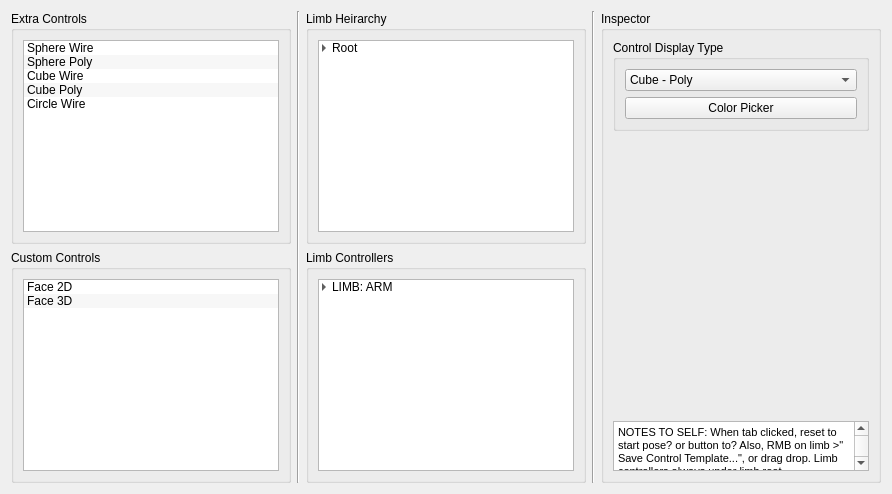
        <widget class="QWidget" name="tab_2">
         <attribute name="title">
          <string>Controller Appearance</string>
         </attribute>
         <layout class="QHBoxLayout" name="horizontalLayout_8">
          <item>
           <layout class="QHBoxLayout" name="horizontalLayout_10">
            <item>
             <layout class="QVBoxLayout" name="verticalLayout_8">
              <item>
               <widget class="QGroupBox" name="groupBox_7">
                <property name="title">
                 <string>Extra Controls</string>
                </property>
                <layout class="QHBoxLayout" name="horizontalLayout_11">
                 <item>
                  <widget class="QListWidget" name="listWidget_3">
                   <property name="alternatingRowColors">
                    <bool>true</bool>
                   </property>
                   <item>
                    <property name="text">
                     <string>Sphere Wire</string>
                    </property>
                   </item>
                   <item>
                    <property name="text">
                     <string>Sphere Poly</string>
                    </property>
                   </item>
                   <item>
                    <property name="text">
                     <string>Cube Wire</string>
                    </property>
                   </item>
                   <item>
                    <property name="text">
                     <string>Cube Poly</string>
                    </property>
                   </item>
                   <item>
                    <property name="text">
                     <string>Circle Wire</string>
                    </property>
                   </item>
                  </widget>
                 </item>
                </layout>
               </widget>
              </item>
              <item>
               <widget class="QGroupBox" name="groupBox_8">
                <property name="title">
                 <string>Custom Controls</string>
                </property>
                <layout class="QHBoxLayout" name="horizontalLayout_15">
                 <item>
                  <layout class="QVBoxLayout" name="verticalLayout_9">
                   <item>
                    <widget class="QListWidget" name="listWidget_4">
                     <property name="alternatingRowColors">
                      <bool>true</bool>
                     </property>
                     <item>
                      <property name="text">
                       <string>Face 2D</string>
                      </property>
                     </item>
                     <item>
                      <property name="text">
                       <string>Face 3D</string>
                      </property>
                     </item>
                    </widget>
                   </item>
                  </layout>
                 </item>
                </layout>
               </widget>
              </item>
             </layout>
            </item>
            <item>
             <widget class="Line" name="line_3">
              <property name="orientation">
               <enum>Qt::Vertical</enum>
              </property>
             </widget>
            </item>
            <item>
             <layout class="QVBoxLayout" name="verticalLayout_52">
              <item>
               <widget class="QGroupBox" name="groupBox_30">
                <property name="title">
                 <string>Limb Heirarchy</string>
                </property>
                <layout class="QHBoxLayout" name="horizontalLayout_37">
                 <item>
                  <layout class="QVBoxLayout" name="verticalLayout_53">
                   <item>
                    <widget class="QTreeWidget" name="treeWidget_10">
                     <property name="autoScrollMargin">
                      <number>16</number>
                     </property>
                     <property name="alternatingRowColors">
                      <bool>true</bool>
                     </property>
                     <property name="selectionMode">
                      <enum>QAbstractItemView::MultiSelection</enum>
                     </property>
                     <property name="autoExpandDelay">
                      <number>-1</number>
                     </property>
                     <property name="indentation">
                      <number>10</number>
                     </property>
                     <property name="headerHidden">
                      <bool>true</bool>
                     </property>
                     <column>
                      <property name="text">
                       <string notr="true">1</string>
                      </property>
                     </column>
                     <item>
                      <property name="text">
                       <string>Root</string>
                      </property>
                      <item>
                       <property name="text">
                        <string>Spine</string>
                       </property>
                       <item>
                        <property name="text">
                         <string>Arm (M)</string>
                        </property>
                        <item>
                         <property name="text">
                          <string>Hand</string>
                         </property>
                        </item>
                       </item>
                       <item>
                        <property name="text">
                         <string>Head</string>
                        </property>
                       </item>
                       <item>
                        <property name="text">
                         <string>Leg (M)</string>
                        </property>
                       </item>
                       <item>
                        <property name="text">
                         <string>Tail</string>
                        </property>
                       </item>
                      </item>
                     </item>
                    </widget>
                   </item>
                  </layout>
                 </item>
                </layout>
               </widget>
              </item>
              <item>
               <widget class="QGroupBox" name="groupBox_31">
                <property name="title">
                 <string>Limb Controllers</string>
                </property>
                <layout class="QVBoxLayout" name="verticalLayout_54">
                 <item>
                  <layout class="QVBoxLayout" name="verticalLayout_55">
                   <item>
                    <widget class="QTreeWidget" name="treeWidget_11">
                     <property name="dragDropMode">
                      <enum>QAbstractItemView::InternalMove</enum>
                     </property>
                     <property name="alternatingRowColors">
                      <bool>true</bool>
                     </property>
                     <property name="indentation">
                      <number>10</number>
                     </property>
                     <property name="headerHidden">
                      <bool>true</bool>
                     </property>
                     <column>
                      <property name="text">
                       <string>1</string>
                      </property>
                     </column>
                     <item>
                      <property name="text">
                       <string>LIMB: ARM</string>
                      </property>
                      <item>
                       <property name="text">
                        <string>CLV [R]</string>
                       </property>
                       <item>
                        <property name="text">
                         <string>SLD [R]</string>
                        </property>
                        <item>
                         <property name="text">
                          <string>ELB [R]</string>
                         </property>
                         <item>
                          <property name="text">
                           <string>WRS [R]</string>
                          </property>
                         </item>
                        </item>
                       </item>
                      </item>
                      <item>
                       <property name="text">
                        <string>CLV [L]</string>
                       </property>
                       <item>
                        <property name="text">
                         <string>SLD [L]</string>
                        </property>
                        <item>
                         <property name="text">
                          <string>ELB [L]</string>
                         </property>
                         <item>
                          <property name="text">
                           <string>WRS [L]</string>
                          </property>
                         </item>
                        </item>
                       </item>
                      </item>
                     </item>
                    </widget>
                   </item>
                  </layout>
                 </item>
                </layout>
               </widget>
              </item>
             </layout>
            </item>
            <item>
             <widget class="Line" name="line_4">
              <property name="orientation">
               <enum>Qt::Vertical</enum>
              </property>
             </widget>
            </item>
            <item>
             <layout class="QVBoxLayout" name="verticalLayout_12">
              <item>
               <widget class="QGroupBox" name="groupBox_11">
                <property name="title">
                 <string>Inspector</string>
                </property>
                <layout class="QHBoxLayout" name="horizontalLayout_16">
                 <item>
                  <layout class="QVBoxLayout" name="verticalLayout_13">
                   <item>
                    <widget class="QGroupBox" name="groupBox_12">
                     <property name="title">
                      <string>Control Display Type</string>
                     </property>
                     <layout class="QHBoxLayout" name="horizontalLayout_17">
                      <item>
                       <layout class="QVBoxLayout" name="verticalLayout_14">
                        <item>
                         <widget class="QComboBox" name="comboBox_2">
                          <item>
                           <property name="text">
                            <string>Cube - Poly</string>
                           </property>
                          </item>
                          <item>
                           <property name="text">
                            <string>Cube - Wire</string>
                           </property>
                          </item>
                          <item>
                           <property name="text">
                            <string>Sphere - Poly</string>
                           </property>
                          </item>
                          <item>
                           <property name="text">
                            <string>Sphere - Wire</string>
                           </property>
                          </item>
                          <item>
                           <property name="text">
                            <string>Circle - Wire</string>
                           </property>
                          </item>
                          <item>
                           <property name="text">
                            <string>Arrow - Wire</string>
                           </property>
                          </item>
                         </widget>
                        </item>
                        <item>
                         <widget class="QPushButton" name="pushButton_3">
                          <property name="text">
                           <string>Color Picker</string>
                          </property>
                         </widget>
                        </item>
                       </layout>
                      </item>
                     </layout>
                    </widget>
                   </item>
                   <item>
                    <spacer name="verticalSpacer_2">
                     <property name="orientation">
                      <enum>Qt::Vertical</enum>
                     </property>
                     <property name="sizeHint" stdset="0">
                      <size>
                       <width>20</width>
                       <height>40</height>
                      </size>
                     </property>
                    </spacer>
                   </item>
                   <item>
                    <widget class="QTextEdit" name="textEdit">
                     <property name="sizePolicy">
                      <sizepolicy hsizetype="Expanding" vsizetype="Maximum">
                       <horstretch>0</horstretch>
                       <verstretch>0</verstretch>
                      </sizepolicy>
                     </property>
                     <property name="maximumSize">
                      <size>
                       <width>16777215</width>
                       <height>50</height>
                      </size>
                     </property>
                     <property name="html">
                      <string>&lt;!DOCTYPE HTML PUBLIC &quot;-//W3C//DTD HTML 4.0//EN&quot; &quot;http://www.w3.org/TR/REC-html40/strict.dtd&quot;&gt;
&lt;html&gt;&lt;head&gt;&lt;meta name=&quot;qrichtext&quot; content=&quot;1&quot; /&gt;&lt;style type=&quot;text/css&quot;&gt;
p, li { white-space: pre-wrap; }
&lt;/style&gt;&lt;/head&gt;&lt;body style=&quot; font-family:'MS Shell Dlg 2'; font-size:8.25pt; font-weight:400; font-style:normal;&quot;&gt;
&lt;p style=&quot; margin-top:0px; margin-bottom:0px; margin-left:0px; margin-right:0px; -qt-block-indent:0; text-indent:0px;&quot;&gt;NOTES TO SELF: When tab clicked, reset to start pose? or button to? Also, RMB on limb &amp;gt;&amp;quot; Save Control Template...&amp;quot;, or drag drop. Limb controllers always under limb root. &lt;/p&gt;&lt;/body&gt;&lt;/html&gt;</string>
                     </property>
                    </widget>
                   </item>
                  </layout>
                 </item>
                </layout>
               </widget>
              </item>
             </layout>
            </item>
           </layout>
          </item>
         </layout>
        </widget>
